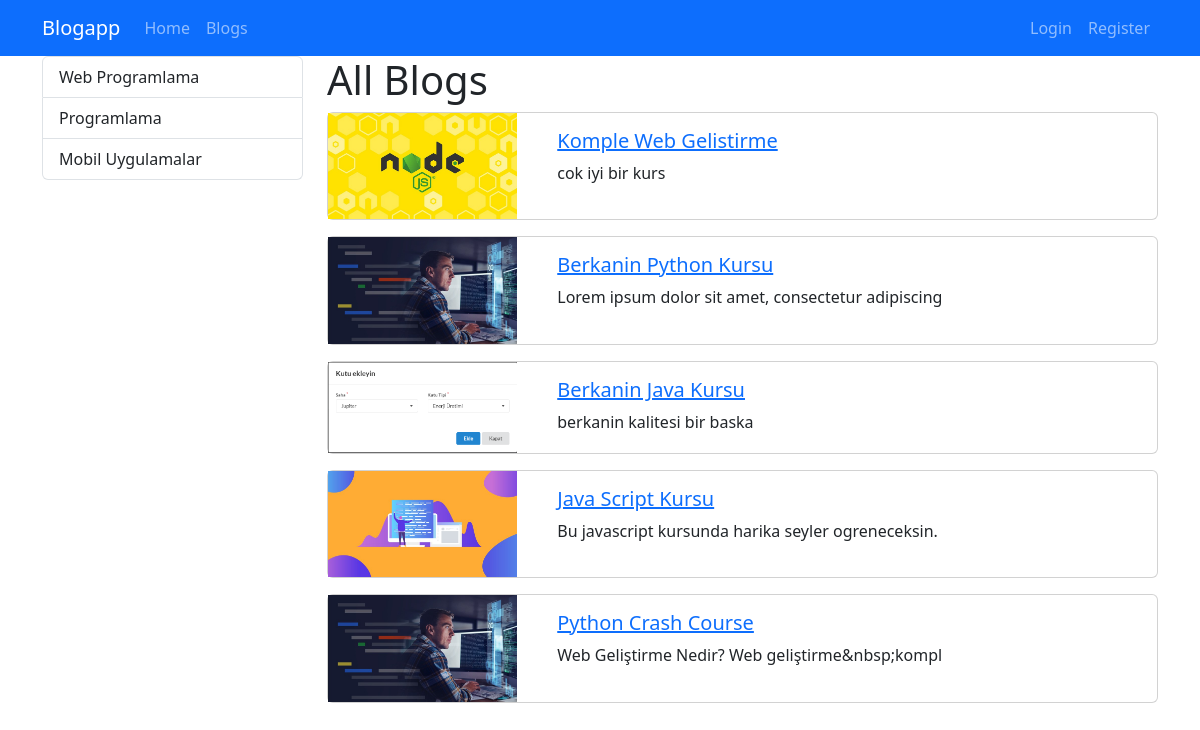
The app's page /blogs/ with its own data.
### blog/models.py (models this page shows, shortened)
class Category(models.Model):
    name = models.CharField(max_length=150)
    slug = models.SlugField(null=True,blank=True, unique=True, db_index=True, editable=False)

class Blog(models.Model):
    title = models.CharField(max_length=200)
    image = models.ImageField(upload_to="blogs")
    description = RichTextField()
    is_active = models.BooleanField()
    is_home = models.BooleanField(default=True)
    slug = models.SlugField(null=False,blank=True, unique=True, db_index=True, editable=False)
    categories = models.ManyToManyField(Category, blank=True)

### blog/views.py (the view)
# urls.py: path("blogs/", views.blogs, name="blogs"),
def blogs(request):
    context = {
        "blogs": Blog.objects.filter(is_active = True),
        "categories": Category.objects.all()
    }
    return render(request, "blog/blogs.html", context)

### blog/templates/blog/blogs.html (shortened to what this page needs)
{% extends "base.html" %}
{% block content %}
<div class="container">
    <div class="row">
        <div class="col-3">
          {% include 'partials/_categories.html' %}
        </div>
        <div class="col-9">
            <h1> All Blogs</h1>
            {% if blogs|length > 0 %}
                {%for blog in blogs %}
                    {% if blog.is_active %}
                        {% include 'blog/partials/_blog.html' %}
                    {% endif %}
                {%endfor%}
            {% else %}
            <div class="alert alert-warning">No Blogs</div>
            {% endif %}
        </div>
    </div>
</div>
{% endblock %}

### templates/partials/_categories.html
<div class="list-group">
    {% for category in categories %}
        {% if category.slug == selected_category %}
        <a class="list-group-item list-group-item-action active" href="{% url 'blogs_by_category' category.slug %}">{{category.name|title}}</a>
        {% else %}
        <a class="list-group-item list-group-item-action" href="{% url 'blogs_by_category' category.slug %}">{{category.name|title}}</a>
        {% endif %}
    {% endfor %}
</div>

### blog/templates/blog/partials/_blog.html
{%load static %}
<div class="card mb-3">
    <div class="row">
        <div class="col-md-3">
            <img src="{{ blog.image.url }}" alt="" class="img-fluid">
        </div>
        <div class="col-md-9">
            <div class="card-body">
                <h5 class="card-title">
                    <a href="{% url 'blog_details' blog.slug %}">
                        {{ blog.title|title }}
                    </a>
                </h5>
                <p class="card-text">{{ blog.description|striptags|slice:"0:50" }}</p>
            </div>
        </div>
    </div>
</div>

### records on screen
Category: name "Web Programlama"
Category: name "Programlama"
Category: name "Mobil Uygulamalar"
Blog: image (picture), title "Komple Web Gelistirme", description "cok iyi bir kurs"
Blog: image (picture), title "Berkanin Python Kursu", description "Lorem ipsum dolor sit amet, consectetur adipiscing"
Blog: image (picture), title "Berkanin Java Kursu", description "berkanin kalitesi bir baska"
Blog: image (picture), title "Java Script Kursu", description "Bu javascript kursunda harika seyler ogreneceksin."
Blog: image (picture), title "Python Crash Course", description "Web Geliştirme Nedir? Web geliştirme&nbsp;kompl"
